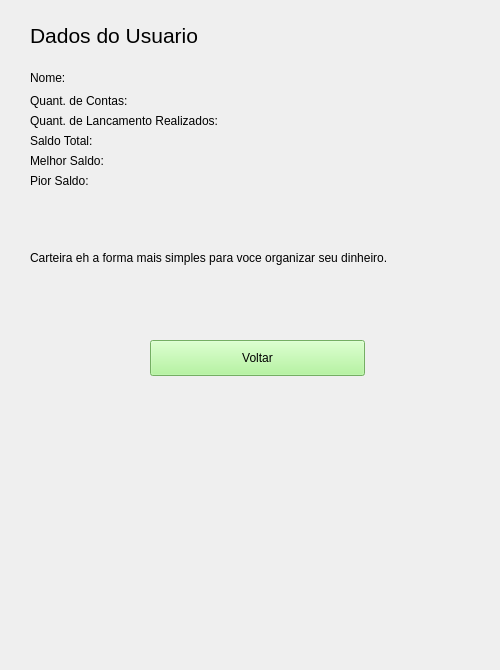
<?xml version="1.0" encoding="UTF-8"?>
<ui version="4.0">
 <class>WUserData</class>
 <widget class="QWidget" name="WUserData">
  <property name="geometry">
   <rect>
    <x>0</x>
    <y>0</y>
    <width>500</width>
    <height>670</height>
   </rect>
  </property>
  <property name="minimumSize">
   <size>
    <width>500</width>
    <height>670</height>
   </size>
  </property>
  <property name="maximumSize">
   <size>
    <width>500</width>
    <height>670</height>
   </size>
  </property>
  <property name="windowTitle">
   <string>Form</string>
  </property>
  <widget class="QPushButton" name="Confirm">
   <property name="geometry">
    <rect>
     <x>150</x>
     <y>340</y>
     <width>215</width>
     <height>36</height>
    </rect>
   </property>
   <property name="styleSheet">
    <string notr="true">#Confirm
{
    background-color: #a3f48a;
    color: black;
    font-size: 12px;
}</string>
   </property>
   <property name="text">
    <string>Voltar</string>
   </property>
  </widget>
  <widget class="QLabel" name="Title">
   <property name="geometry">
    <rect>
     <x>30</x>
     <y>20</y>
     <width>271</width>
     <height>31</height>
    </rect>
   </property>
   <property name="styleSheet">
    <string notr="true">font: 16pt;</string>
   </property>
   <property name="text">
    <string>Dados do Usuario</string>
   </property>
  </widget>
  <widget class="QLabel" name="Description_2">
   <property name="geometry">
    <rect>
     <x>30</x>
     <y>250</y>
     <width>441</width>
     <height>16</height>
    </rect>
   </property>
   <property name="text">
    <string>Carteira eh a forma mais simples para voce organizar seu dinheiro.</string>
   </property>
  </widget>
  <widget class="QLabel" name="DescBalance">
   <property name="geometry">
    <rect>
     <x>30</x>
     <y>90</y>
     <width>111</width>
     <height>21</height>
    </rect>
   </property>
   <property name="text">
    <string>Quant. de Contas: </string>
   </property>
  </widget>
  <widget class="QLabel" name="Description_3">
   <property name="geometry">
    <rect>
     <x>30</x>
     <y>70</y>
     <width>51</width>
     <height>16</height>
    </rect>
   </property>
   <property name="text">
    <string>Nome:</string>
   </property>
  </widget>
  <widget class="QLabel" name="DescBalance_2">
   <property name="geometry">
    <rect>
     <x>30</x>
     <y>110</y>
     <width>211</width>
     <height>21</height>
    </rect>
   </property>
   <property name="text">
    <string>Quant. de Lancamento Realizados:</string>
   </property>
  </widget>
  <widget class="QLabel" name="DescBalance_3">
   <property name="geometry">
    <rect>
     <x>30</x>
     <y>130</y>
     <width>81</width>
     <height>21</height>
    </rect>
   </property>
   <property name="text">
    <string>Saldo Total:</string>
   </property>
  </widget>
  <widget class="QLabel" name="DescBalance_4">
   <property name="geometry">
    <rect>
     <x>30</x>
     <y>150</y>
     <width>91</width>
     <height>21</height>
    </rect>
   </property>
   <property name="text">
    <string>Melhor Saldo:</string>
   </property>
  </widget>
  <widget class="QLabel" name="DescBalance_5">
   <property name="geometry">
    <rect>
     <x>30</x>
     <y>170</y>
     <width>91</width>
     <height>21</height>
    </rect>
   </property>
   <property name="text">
    <string>Pior Saldo:</string>
   </property>
  </widget>
 </widget>
 <resources/>
 <connections/>
</ui>
